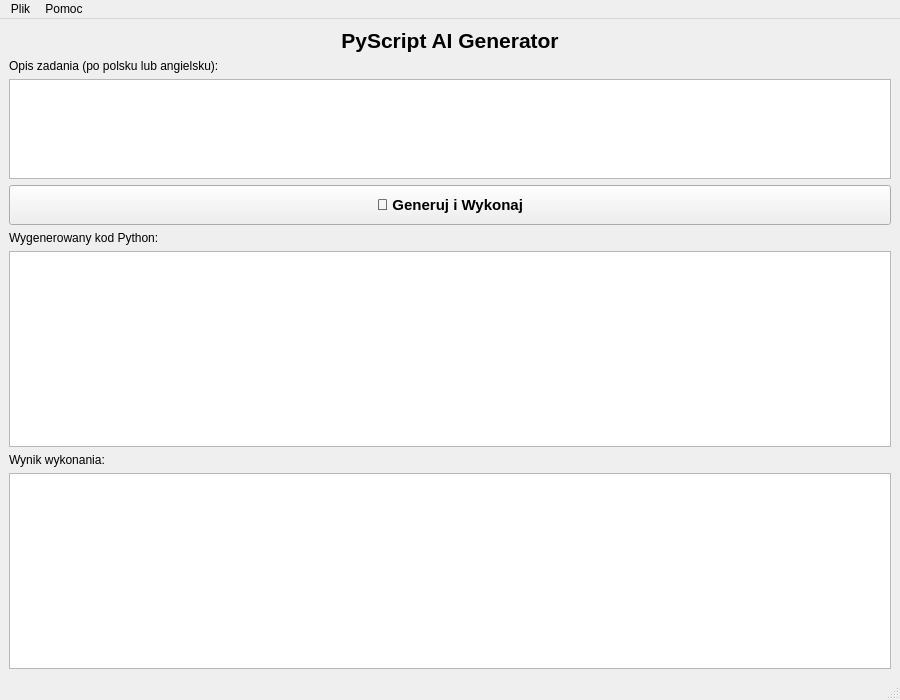
<?xml version="1.0" encoding="UTF-8"?>
<ui version="4.0">
 <class>MainWindow</class>
 <widget class="QMainWindow" name="MainWindow">
  <property name="geometry">
   <rect>
    <x>0</x>
    <y>0</y>
    <width>900</width>
    <height>700</height>
   </rect>
  </property>
  <property name="windowTitle">
   <string>PyScript AI Generator</string>
  </property>
  <widget class="QWidget" name="centralwidget">
   <layout class="QVBoxLayout" name="verticalLayout">
    <item>
     <widget class="QLabel" name="titleLabel">
      <property name="text">
       <string>&lt;html&gt;&lt;head/&gt;&lt;body&gt;&lt;p align=&quot;center&quot;&gt;&lt;span style=&quot; font-size:16pt; font-weight:700;&quot;&gt;PyScript AI Generator&lt;/span&gt;&lt;/p&gt;&lt;/body&gt;&lt;/html&gt;</string>
      </property>
     </widget>
    </item>
    <item>
     <widget class="QLabel" name="promptLabel">
      <property name="text">
       <string>Opis zadania (po polsku lub angielsku):</string>
      </property>
     </widget>
    </item>
    <item>
     <widget class="QPlainTextEdit" name="promptInput">
      <property name="maximumSize">
       <size>
        <width>16777215</width>
        <height>100</height>
       </size>
      </property>
     </widget>
    </item>
    <item>
     <widget class="QPushButton" name="generateButton">
      <property name="minimumSize">
       <size>
        <width>0</width>
        <height>40</height>
       </size>
      </property>
      <property name="font">
       <font>
        <pointsize>11</pointsize>
        <weight>75</weight>
        <bold>true</bold>
       </font>
      </property>
      <property name="text">
       <string>🚀 Generuj i Wykonaj</string>
      </property>
     </widget>
    </item>
    <item>
     <widget class="QLabel" name="codeLabel">
      <property name="text">
       <string>Wygenerowany kod Python:</string>
      </property>
     </widget>
    </item>
    <item>
     <widget class="QPlainTextEdit" name="codeOutputText">
      <property name="readOnly">
       <bool>true</bool>
      </property>
      <property name="plainText">
       <string></string>
      </property>
     </widget>
    </item>
    <item>
     <widget class="QLabel" name="executionLabel">
      <property name="text">
       <string>Wynik wykonania:</string>
      </property>
     </widget>
    </item>
    <item>
     <widget class="QPlainTextEdit" name="executionOutputText">
      <property name="readOnly">
       <bool>true</bool>
      </property>
      <property name="plainText">
       <string></string>
      </property>
     </widget>
    </item>
   </layout>
  </widget>
  <widget class="QMenuBar" name="menubar">
   <property name="geometry">
    <rect>
     <x>0</x>
     <y>0</y>
     <width>900</width>
     <height>22</height>
    </rect>
   </property>
   <widget class="QMenu" name="menuPlik">
    <property name="title">
     <string>Plik</string>
    </property>
    <addaction name="actionWyjscie"/>
   </widget>
   <widget class="QMenu" name="menuPomoc">
    <property name="title">
     <string>Pomoc</string>
    </property>
    <addaction name="actionOProgramie"/>
   </widget>
   <addaction name="menuPlik"/>
   <addaction name="menuPomoc"/>
  </widget>
  <widget class="QStatusBar" name="statusbar"/>
  <action name="actionWyjscie">
   <property name="text">
    <string>Wyjście</string>
   </property>
   <property name="shortcut">
    <string>Ctrl+Q</string>
   </property>
  </action>
  <action name="actionOProgramie">
   <property name="text">
    <string>O programie</string>
   </property>
  </action>
 </widget>
 <resources/>
 <connections>
  <connection>
   <sender>actionWyjscie</sender>
   <signal>triggered()</signal>
   <receiver>MainWindow</receiver>
   <slot>close()</slot>
   <hints>
    <hint type="sourcelabel">
     <x>-1</x>
     <y>-1</y>
    </hint>
    <hint type="destinationlabel">
     <x>399</x>
     <y>299</y>
    </hint>
   </hints>
  </connection>
 </connections>
</ui>
